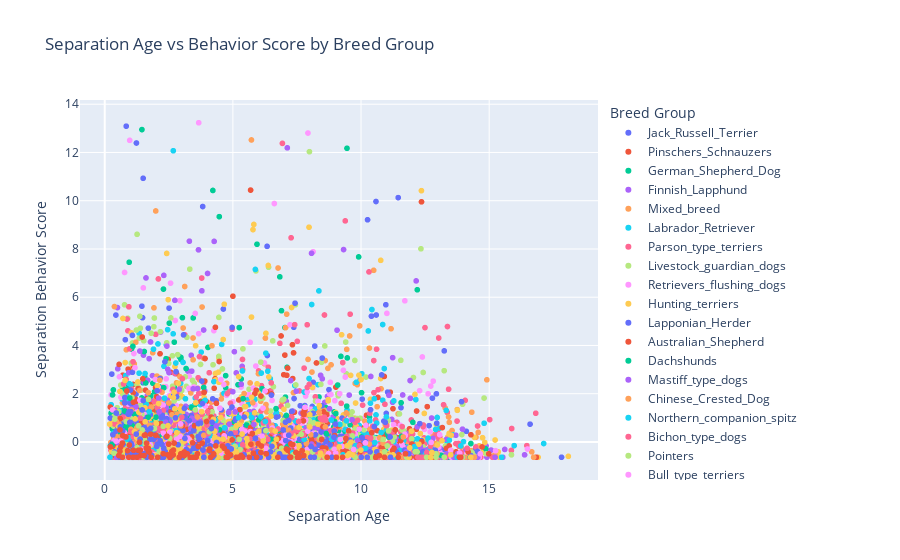

The notebook cell this image was saved under:
### Code cell
fig = px.scatter(
    subset,
    x="Separation_age",
    y="separation_behavior_score",
    color="breed_group",
    hover_data=["breed_group"],
    title="Separation Age vs Behavior Score by Breed Group"
)

fig.update_layout(
    xaxis_title="Separation Age",
    yaxis_title="Separation Behavior Score",
    legend_title="Breed Group"
)
